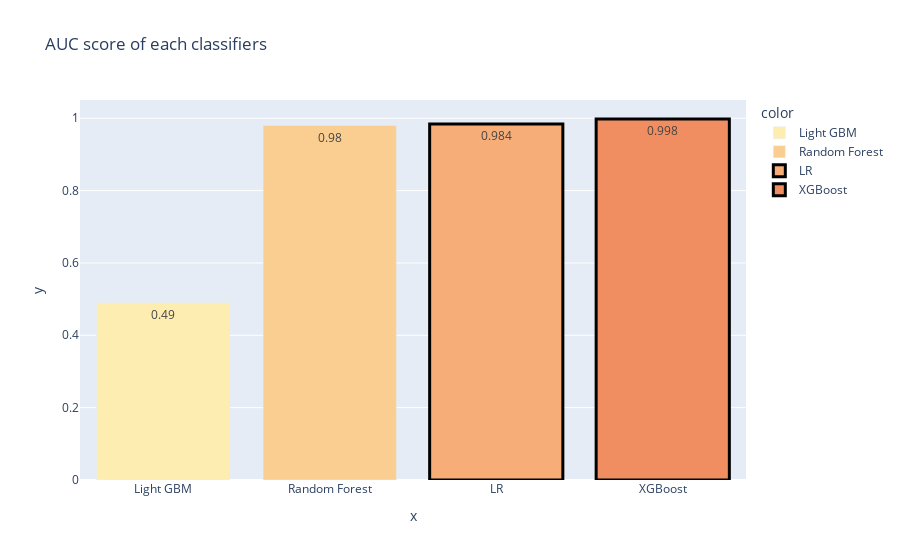

The code cell stored with this chart in its notebook:
### Code cell
fig = px_bar(list(auc_dict_sorted.keys()), list(auc_dict_sorted.values()), np.round(list(auc_dict_sorted.values()),3), 'AUC score of each classifiers', list(auc_dict_sorted.keys()), px.colors.sequential.matter)

for idx in [2,3]:
    fig.data[idx].marker.line.width = 3
    fig.data[idx].marker.line.color = "black"
fig.show()

### Figure 1 — Plotly figure (JSON) as saved in the notebook; plotly's stock layout.template omitted (floating-point values rounded to 4 significant figures)
{"data": [{"alignmentgroup": "True", "hovertemplate": "color=Light GBM<br>x=%{x}<br>y=%{y}<br>text=%{text}<extra></extra>", "legendgroup": "Light GBM", "marker": {"color": "rgb(253, 237, 176)", "pattern": {"shape": ""}}, "name": "Light GBM", "offsetgroup": "Light GBM", "orientation": "v", "showlegend": true, "text": [0.49], "textposition": "auto", "type": "bar", "x": ["Light GBM"], "xaxis": "x", "y": [0.4898], "yaxis": "y"}, {"alignmentgroup": "True", "hovertemplate": "color=Random Forest<br>x=%{x}<br>y=%{y}<br>text=%{text}<extra></extra>", "legendgroup": "Random Forest", "marker": {"color": "rgb(250, 205, 145)", "pattern": {"shape": ""}}, "name": "Random Forest", "offsetgroup": "Random Forest", "orientation": "v", "showlegend": true, "text": [0.98], "textposition": "auto", "type": "bar", "x": ["Random Forest"], "xaxis": "x", "y": [0.9798], "yaxis": "y"}, {"alignmentgroup": "True", "hovertemplate": "color=LR<br>x=%{x}<br>y=%{y}<br>text=%{text}<extra></extra>", "legendgroup": "LR", "marker": {"color": "rgb(246, 173, 119)", "line": {"color": "black", "width": 3}, "pattern": {"shape": ""}}, "name": "LR", "offsetgroup": "LR", "orientation": "v", "showlegend": true, "text": [0.984], "textposition": "auto", "type": "bar", "x": ["LR"], "xaxis": "x", "y": [0.9838], "yaxis": "y"}, {"alignmentgroup": "True", "hovertemplate": "color=XGBoost<br>x=%{x}<br>y=%{y}<br>text=%{text}<extra></extra>", "legendgroup": "XGBoost", "marker": {"color": "rgb(240, 142, 98)", "line": {"color": "black", "width": 3}, "pattern": {"shape": ""}}, "name": "XGBoost", "offsetgroup": "XGBoost", "orientation": "v", "showlegend": true, "text": [0.998], "textposition": "auto", "type": "bar", "x": ["XGBoost"], "xaxis": "x", "y": [0.9979], "yaxis": "y"}], "layout": {"barmode": "relative", "legend": {"title": {"text": "color"}, "tracegroupgap": 0}, "title": {"text": "AUC score of each classifiers"}, "xaxis": {"anchor": "y", "domain": [0, 1], "title": {"text": "x"}}, "yaxis": {"anchor": "x", "domain": [0, 1], "title": {"text": "y"}}}}
